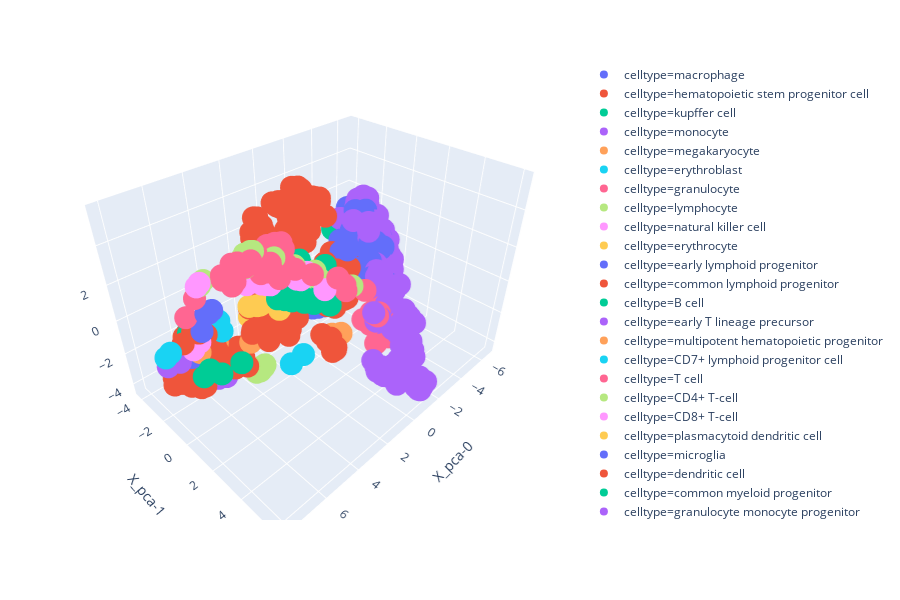

Here is the notebook cell this chart was saved with:
### Code cell
px.scatter_3d(
    plotdf,
    x="X_pca-0",
    y="X_pca-1",
    z="X_pca-2",
    color="celltype"
)

### Figure 1 — Plotly figure (JSON) as saved in the notebook; plotly's stock layout.template omitted (floating-point values rounded to 4 significant figures; data arrays with more than 128 entries replaced by an {"elided": "..."} marker saying what was removed)
{"data": [{"hoverlabel": {"namelength": 0}, "hovertemplate": "celltype=macrophage<br>X_pca-0=%{x}<br>X_pca-1=%{y}<br>X_pca-2=%{z}", "legendgroup": "celltype=macrophage", "marker": {"color": "#636efa", "symbol": "circle"}, "mode": "markers", "name": "celltype=macrophage", "scene": "scene", "showlegend": true, "type": "scatter3d", "x": [-3.988, -3.971, -2.778, -3.569, -4.907, -3.58, -4.239, -2.468, -2.904, -3.736, -2.887, -3.503, -3.716, -3.73, -3.473, -3.769, -4.522, -5.632, -4.78, -6.079, -4.696, -4.83, -5.026, -4.276, -3.72, -3.592, -5.885, -0.1496, -4.711, -2.95, -4.878, -5.798, -5.308, -3.396, -4.308, -4.673, -4.596, -4.336, -4.165, -4.475, -4.102, -4.762, -4.524, -4.658, -3.961, -3.276, -3.142, -3.455, -3.518, -3.854, -3.883, -3.98, -4.068], "y": [1.213, 0.2772, 1.562, 0.2481, -0.4049, -0.2578, -0.6023, -0.4211, 0.07244, -0.03747, -0.5451, -0.4195, 0.468, -1.523, -0.641, -0.5935, -2.02, -3.373, -1.616, -2.424, -1.347, -0.2201, -1.455, 0.1423, -2.116, -1.09, -0.9422, -1.854, -0.175, -1.314, -0.2621, -0.9161, -2.197, -1.276, -2.157, -1.546, -1.579, -0.1508, -0.1113, -0.5938, -0.04885, 0.1116, 0.1548, -0.3205, 0.1533, 0.3654, 0.7773, 0.365, 0.4318, 0.2985, -0.001933, 0.6242, 0.268], "z": [-1.167, -0.9027, -1.268, 0.02402, 0.02166, -0.1039, -0.2062, 0.8824, -0.2084, -0.6307, -0.2751, -0.5738, -0.8639, -0.01728, -0.1313, -0.3912, 0.5891, 1.144, -0.3323, 0.26, -0.5014, -0.1782, -0.02738, 0.3444, 0.2586, -0.8851, -0.02521, 0.5763, -0.4685, 0.1928, -0.611, 0.09849, 0.07509, -0.7321, -0.3018, -0.9192, -0.9393, -0.0255, 0.03553, 0.4046, 0.2098, 0.3241, 0.345, 0.4984, -0.3274, -0.6408, -0.5827, -0.6448, -0.5641, -0.4489, -0.5771, -0.6958, -1.122]}, {"hoverlabel": {"namelength": 0}, "hovertemplate": "celltype=hematopoietic stem progenitor cell<br>X_pca-0=%{x}<br>X_pca-1=%{y}<br>X_pca-2=%{z}", "legendgroup": "celltype=hematopoietic stem progenitor cell", "marker": {"color": "#EF553B", "symbol": "circle"}, "mode": "markers", "name": "celltype=hematopoietic stem progenitor cell", "scene": "scene", "showlegend": true, "type": "scatter3d", "x": [4.899, 5.173, 5.919, 6.271, 7.198, 6.493, 6.57, 6.601, 6.304, 5.497, 6.403, 5.063, 5.254, 5.099, 5.223, 4.769, 4.915, 5.042, 5.034, 5.236, 5.382, 5.106, 6.389, 6.42, 6.307, 6.552, 5.356, 5.544, 3.824, 5.057, 5.273, 5.944, 6.767, 6.913, 5.901, 6.386, 6.353, 5.98, 5.972, 5.415, 5.391, 5.981, 6.115, 5.668, 6.257, 6.022, 7.059, 5.821, 6.763, 6.847, 5.111, 6.247, 5.681, 5.812, 6.663, 6.232, 6.82, 4.911, 6.915, 6.121, 6.572, 6.189, 6.825, 6.612, 6.74, 6.754, 6.812, 6.873, 6.701, 6.646, 3.545, -2.213, -2.126, -2.024, -2.184, -2.726, -3.028, 3.635, 3.51], "y": [-2.35, -1.675, -1.925, -3.249, -2.739, -2.421, -1.83, -2.7, -2.566, -2.688, -2.531, -3.375, -3.74, -3.757, -3.694, -2.659, -2.947, -3.044, -3.138, -2.935, -3.035, -3.049, -3.219, -3.218, -3.367, -2.974, -2.363, -2.845, -4.245, -3.417, -3.646, -3.185, -3.368, -3.278, -3.16, -3.141, -3.126, -3.172, -3.166, -2.694, -2.698, -3.13, -3.021, -3.138, -2.697, -3.054, -3.19, -2.675, -3.137, -3.293, -2.253, -2.921, -2.263, -2.386, -3.292, -3.049, -3.153, -0.843, -3.22, -2.658, -3.288, -2.682, -3.135, -3.254, -3.116, -3.253, -3.344, -3.516, -3.244, -3.114, -2.136, -1.079, -0.8688, -1.613, -1.767, -1.831, -2.045, -2.336, -2.16], "z": [-2.619, -2.475, -2.667, -2.619, -3.201, -1.682, -2.537, -3.943, -3.359, -3.499, -4.014, -2.742, -2.47, -2.581, -2.829, -2.652, -2.81, -2.215, -2.8, -3.773, -3.582, -3.446, -3.644, -3.556, -3.559, -2.905, -1.376, -2.236, -2.095, -2.959, -2.705, -3.693, -3.885, -4.051, -3.307, -3.845, -3.841, -3.875, -3.893, -4.059, -4.009, -3.357, -3.201, -2.867, -3.231, -3.416, -4.134, -3.56, -3.994, -4.125, -3.211, -3.296, -2.952, -3.359, -3.706, -3.556, -4.136, -2.839, -4.328, -3.669, -4.043, -3.796, -4.108, -3.99, -3.854, -4.13, -4.05, -4.008, -4.191, -4.027, -3.322, -0.5343, -0.4042, -0.2316, -0.4778, 0.003844, -0.5662, -3.212, -3.152]}, {"hoverlabel": {"namelength": 0}, "hovertemplate": "celltype=kupffer cell<br>X_pca-0=%{x}<br>X_pca-1=%{y}<br>X_pca-2=%{z}", "legendgroup": "celltype=kupffer cell", "marker": {"color": "#00cc96", "symbol": "circle"}, "mode": "markers", "name": "celltype=kupffer cell", "scene": "scene", "showlegend": true, "type": "scatter3d", "x": [-4.672, -4.666, -4.175], "y": [-2.742, -2.701, -3.132], "z": [0.3423, 0.373, 0.3944]}, {"hoverlabel": {"namelength": 0}, "hovertemplate": "celltype=monocyte<br>X_pca-0=%{x}<br>X_pca-1=%{y}<br>X_pca-2=%{z}", "legendgroup": "celltype=monocyte", "marker": {"color": "#ab63fa", "symbol": "circle"}, "mode": "markers", "name": "celltype=monocyte", "scene": "scene", "showlegend": true, "type": "scatter3d", "x": {"elided": "295 float values"}, "y": {"elided": "295 float values"}, "z": {"elided": "295 float values"}}, {"hoverlabel": {"namelength": 0}, "hovertemplate": "celltype=megakaryocyte<br>X_pca-0=%{x}<br>X_pca-1=%{y}<br>X_pca-2=%{z}", "legendgroup": "celltype=megakaryocyte", "marker": {"color": "#FFA15A", "symbol": "circle"}, "mode": "markers", "name": "celltype=megakaryocyte", "scene": "scene", "showlegend": true, "type": "scatter3d", "x": [4.524, 5.044, 4.708, 4.6], "y": [-2.778, -2.871, -2.807, -2.704], "z": [-2.338, -2.374, -2.28, -2.539]}, {"hoverlabel": {"namelength": 0}, "hovertemplate": "celltype=erythroblast<br>X_pca-0=%{x}<br>X_pca-1=%{y}<br>X_pca-2=%{z}", "legendgroup": "celltype=erythroblast", "marker": {"color": "#19d3f3", "symbol": "circle"}, "mode": "markers", "name": "celltype=erythroblast", "scene": "scene", "showlegend": true, "type": "scatter3d", "x": [4.644, 4.289, 4.243, 4.44], "y": [-2.716, -2.795, -2.944, -2.377], "z": [-1.297, -1.387, -1.46, -1.684]}, {"hoverlabel": {"namelength": 0}, "hovertemplate": "celltype=granulocyte<br>X_pca-0=%{x}<br>X_pca-1=%{y}<br>X_pca-2=%{z}", "legendgroup": "celltype=granulocyte", "marker": {"color": "#FF6692", "symbol": "circle"}, "mode": "markers", "name": "celltype=granulocyte", "scene": "scene", "showlegend": true, "type": "scatter3d", "x": [-1.06, -0.8319, -1.025, -0.5419, -1.086, -0.635, -0.4637, -1.711, -2.022, -1.377], "y": [3.137, 3.227, 3.226, 3.358, 2.964, 3.183, 3.229, 3.232, 2.991, 2.721], "z": [-0.1957, -0.373, -0.3252, -0.3241, -0.3987, -0.5613, -0.2371, -2.384, -2.663, -2.919]}, {"hoverlabel": {"namelength": 0}, "hovertemplate": "celltype=lymphocyte<br>X_pca-0=%{x}<br>X_pca-1=%{y}<br>X_pca-2=%{z}", "legendgroup": "celltype=lymphocyte", "marker": {"color": "#B6E880", "symbol": "circle"}, "mode": "markers", "name": "celltype=lymphocyte", "scene": "scene", "showlegend": true, "type": "scatter3d", "x": [5.736, 2.246, 4.652, 3.664, 3.246, 6.006, 3.622, 5.717, 4.033, 5.749, 6.007, 3.58, 4.697, 5.808, 4.286, 5.812, 3.085, 5.556, 5.139, 5.5, 4.108], "y": [2.331, 4.13, 1.337, 1.823, 3.246, 2.095, 3.428, 2.223, 1.823, 2.439, 2.237, 2.126, 1.257, 2.008, 3.0, 2.39, 2.356, 2.494, 2.87, 2.432, 2.059], "z": [5.415, 3.158, 3.562, 2.603, 3.593, 5.201, 4.184, 5.222, 2.718, 5.549, 4.874, 2.621, 3.112, 5.274, 4.534, 5.555, 2.127, 5.001, 5.199, 5.091, 2.992]}, {"hoverlabel": {"namelength": 0}, "hovertemplate": "celltype=natural killer cell<br>X_pca-0=%{x}<br>X_pca-1=%{y}<br>X_pca-2=%{z}", "legendgroup": "celltype=natural killer cell", "marker": {"color": "#FF97FF", "symbol": "circle"}, "mode": "markers", "name": "celltype=natural killer cell", "scene": "scene", "showlegend": true, "type": "scatter3d", "x": [3.875, 3.795, 3.906, 4.365, 4.088, 3.277, 4.523, 5.498, 5.568, 5.651, 5.542, 5.292, 5.617, 5.437, 5.369], "y": [3.218, 2.349, 2.928, 2.91, 2.898, 3.628, 3.061, 3.021, 2.596, 2.561, 2.84, 1.558, 1.54, 1.465, 1.676], "z": [4.146, 3.1, 3.675, 4.352, 3.777, 3.239, 4.418, 4.259, 4.122, 4.305, 4.201, 3.682, 3.792, 3.475, 3.792]}, {"hoverlabel": {"namelength": 0}, "hovertemplate": "celltype=erythrocyte<br>X_pca-0=%{x}<br>X_pca-1=%{y}<br>X_pca-2=%{z}", "legendgroup": "celltype=erythrocyte", "marker": {"color": "#FECB52", "symbol": "circle"}, "mode": "markers", "name": "celltype=erythrocyte", "scene": "scene", "showlegend": true, "type": "scatter3d", "x": [3.099, 2.083, 2.836], "y": [-1.832, -1.539, -2.112], "z": [-1.232, -1.596, -0.9674]}, {"hoverlabel": {"namelength": 0}, "hovertemplate": "celltype=early lymphoid progenitor<br>X_pca-0=%{x}<br>X_pca-1=%{y}<br>X_pca-2=%{z}", "legendgroup": "celltype=early lymphoid progenitor", "marker": {"color": "#636efa", "symbol": "circle"}, "mode": "markers", "name": "celltype=early lymphoid progenitor", "scene": "scene", "showlegend": true, "type": "scatter3d", "x": [6.335, 6.472], "y": [-2.857, -2.014], "z": [-2.809, -1.903]}, {"hoverlabel": {"namelength": 0}, "hovertemplate": "celltype=common lymphoid progenitor<br>X_pca-0=%{x}<br>X_pca-1=%{y}<br>X_pca-2=%{z}", "legendgroup": "celltype=common lymphoid progenitor", "marker": {"color": "#EF553B", "symbol": "circle"}, "mode": "markers", "name": "celltype=common lymphoid progenitor", "scene": "scene", "showlegend": true, "type": "scatter3d", "x": [6.789, 7.032, 6.442, 6.825, 6.626], "y": [-1.827, -1.551, -0.8867, -0.8918, -0.7367], "z": [-0.3451, -0.4362, 0.5698, 0.5145, 0.426]}, {"hoverlabel": {"namelength": 0}, "hovertemplate": "celltype=B cell<br>X_pca-0=%{x}<br>X_pca-1=%{y}<br>X_pca-2=%{z}", "legendgroup": "celltype=B cell", "marker": {"color": "#00cc96", "symbol": "circle"}, "mode": "markers", "name": "celltype=B cell", "scene": "scene", "showlegend": true, "type": "scatter3d", "x": [6.581, 6.602, 5.351, 2.872, 4.126, 6.509, 4.383, 2.592, 4.369, 4.552, 3.796, 5.794, 4.084, 3.037, 3.954, 3.633, 4.377, 4.339, 3.861, 6.56, 3.546, 2.814, 3.339, 3.067, 3.977, 2.948, 5.088, 5.248, 5.252, 2.866, 3.303, 3.373, 2.789], "y": [-1.851, -1.705, 0.3915, 3.19, 2.6, -0.4843, 2.033, 3.263, 2.5, 2.226, 2.932, -0.7142, 2.538, 3.17, 2.53, 3.366, 2.491, 2.312, 3.05, -1.025, 3.208, 3.184, 1.477, 1.995, 1.467, 1.814, 1.052, 1.319, 1.44, 3.008, 2.844, 2.476, 3.153], "z": [-0.2441, -0.1827, -1.402, 2.244, 2.596, -1.655, 2.73, 1.926, 2.73, 2.725, 2.747, -2.545, 2.878, 2.377, 2.649, 2.61, 2.728, 2.76, 2.619, -2.421, 2.675, 2.26, 3.664, 3.644, 3.99, 3.663, 3.89, 3.372, 3.681, 3.144, 3.732, 3.502, 3.935]}, {"hoverlabel": {"namelength": 0}, "hovertemplate": "celltype=early T lineage precursor<br>X_pca-0=%{x}<br>X_pca-1=%{y}<br>X_pca-2=%{z}", "legendgroup": "celltype=early T lineage precursor", "marker": {"color": "#ab63fa", "symbol": "circle"}, "mode": "markers", "name": "celltype=early T lineage precursor", "scene": "scene", "showlegend": true, "type": "scatter3d", "x": [7.947, 7.428], "y": [-1.539, -1.364], "z": [-1.209, -1.165]}, {"hoverlabel": {"namelength": 0}, "hovertemplate": "celltype=multipotent hematopoietic progenitor<br>X_pca-0=%{x}<br>X_pca-1=%{y}<br>X_pca-2=%{z}", "legendgroup": "celltype=multipotent hematopoietic progenitor", "marker": {"color": "#FFA15A", "symbol": "circle"}, "mode": "markers", "name": "celltype=multipotent hematopoietic progenitor", "scene": "scene", "showlegend": true, "type": "scatter3d", "x": [4.439, 6.386], "y": [-0.04421, -1.352], "z": [-0.9935, -1.222]}, {"hoverlabel": {"namelength": 0}, "hovertemplate": "celltype=CD7+ lymphoid progenitor cell<br>X_pca-0=%{x}<br>X_pca-1=%{y}<br>X_pca-2=%{z}", "legendgroup": "celltype=CD7+ lymphoid progenitor cell", "marker": {"color": "#19d3f3", "symbol": "circle"}, "mode": "markers", "name": "celltype=CD7+ lymphoid progenitor cell", "scene": "scene", "showlegend": true, "type": "scatter3d", "x": [7.766, 8.074], "y": [-1.431, -1.299], "z": [-0.4488, -0.4505]}, {"hoverlabel": {"namelength": 0}, "hovertemplate": "celltype=T cell<br>X_pca-0=%{x}<br>X_pca-1=%{y}<br>X_pca-2=%{z}", "legendgroup": "celltype=T cell", "marker": {"color": "#FF6692", "symbol": "circle"}, "mode": "markers", "name": "celltype=T cell", "scene": "scene", "showlegend": true, "type": "scatter3d", "x": [6.77, 7.208, 6.029, 5.996, 6.669, 6.935, 6.667, 5.782, 6.185, 6.002, 6.422, 6.535, 6.69, 7.044, 6.79, 6.341, 6.641, 6.793, 5.879, 6.24, 2.625, 3.023, 2.497, 2.685, 1.585, 4.542, 5.128, 4.518, 4.602, 4.698, 5.302, 5.651, 5.182, 5.518, 5.688, 4.9, 4.649, 5.461, 3.942, 5.093, 5.241, 5.396, 5.451, 5.295, 5.611, 6.056, 5.864, 4.759, 5.591], "y": [-0.3571, -0.5395, 2.554, 2.608, 2.495, 2.084, 2.375, 2.677, 2.636, 2.617, 2.388, 2.313, 2.506, 2.271, 2.457, 2.389, 2.465, 2.319, 2.505, 2.245, 3.917, 4.075, 3.98, 4.209, 4.267, 2.6, 2.497, 2.689, 2.414, 2.414, 2.805, 2.841, 3.167, 2.561, 2.861, 3.241, 3.453, 3.087, 3.624, 3.226, 2.636, 2.859, 3.029, 2.824, 2.647, 2.345, 2.19, 3.012, 2.42], "z": [2.552, 1.705, 5.192, 5.337, 4.714, 4.899, 5.397, 5.181, 5.257, 5.213, 5.344, 5.234, 4.95, 4.85, 4.563, 5.193, 5.044, 4.779, 5.225, 5.137, 3.323, 3.883, 3.247, 3.183, 2.678, 5.472, 5.558, 5.231, 5.359, 5.434, 4.658, 4.978, 4.458, 4.85, 5.033, 4.994, 4.748, 4.956, 4.266, 4.864, 4.664, 4.698, 5.182, 4.686, 4.63, 4.98, 4.908, 4.696, 5.395]}, {"hoverlabel": {"namelength": 0}, "hovertemplate": "celltype=CD4+ T-cell<br>X_pca-0=%{x}<br>X_pca-1=%{y}<br>X_pca-2=%{z}", "legendgroup": "celltype=CD4+ T-cell", "marker": {"color": "#B6E880", "symbol": "circle"}, "mode": "markers", "name": "celltype=CD4+ T-cell", "scene": "scene", "showlegend": true, "type": "scatter3d", "x": [6.652, 6.878], "y": [0.3046, 0.3706], "z": [3.698, 3.596]}, {"hoverlabel": {"namelength": 0}, "hovertemplate": "celltype=CD8+ T-cell<br>X_pca-0=%{x}<br>X_pca-1=%{y}<br>X_pca-2=%{z}", "legendgroup": "celltype=CD8+ T-cell", "marker": {"color": "#FF97FF", "symbol": "circle"}, "mode": "markers", "name": "celltype=CD8+ T-cell", "scene": "scene", "showlegend": true, "type": "scatter3d", "x": [7.013, 7.238], "y": [0.6082, 0.7518], "z": [3.895, 3.906]}, {"hoverlabel": {"namelength": 0}, "hovertemplate": "celltype=plasmacytoid dendritic cell<br>X_pca-0=%{x}<br>X_pca-1=%{y}<br>X_pca-2=%{z}", "legendgroup": "celltype=plasmacytoid dendritic cell", "marker": {"color": "#FECB52", "symbol": "circle"}, "mode": "markers", "name": "celltype=plasmacytoid dendritic cell", "scene": "scene", "showlegend": true, "type": "scatter3d", "x": [3.897, 4.432, 3.346, 4.089], "y": [0.1699, 0.07163, 0.8358, 0.2035], "z": [0.9806, 1.139, 0.8015, 1.062]}, {"hoverlabel": {"namelength": 0}, "hovertemplate": "celltype=microglia<br>X_pca-0=%{x}<br>X_pca-1=%{y}<br>X_pca-2=%{z}", "legendgroup": "celltype=microglia", "marker": {"color": "#636efa", "symbol": "circle"}, "mode": "markers", "name": "celltype=microglia", "scene": "scene", "showlegend": true, "type": "scatter3d", "x": [0.45, 0.3793, 0.09847, 0.4818, 0.4305, 0.4169, 0.1517, 0.5313, 0.372, 0.4942, -5.053, -4.809, -4.995, -4.869, -5.307, -5.31, -5.197, -5.301, -5.175, -5.658, -5.361, -5.155, -5.245, -5.065, -5.038], "y": [0.3375, 0.1883, 0.3931, 0.2103, -0.05264, 0.1307, 0.2132, 0.2055, 0.01335, 0.2711, -0.9017, -1.098, -2.203, -0.5725, -1.897, -1.282, -1.049, -1.267, -1.644, -1.998, -1.671, -1.301, -1.358, -1.025, -0.382], "z": [-0.8959, -0.9063, -0.9673, -0.736, -1.159, -0.6248, -0.6991, -0.7549, -0.9121, -0.8109, -0.1453, -0.2192, 1.599, -0.01329, 1.462, 0.1286, 0.0933, -0.1153, -0.08094, 1.461, 0.135, 0.06504, 0.242, 0.1329, -0.1021]}, {"hoverlabel": {"namelength": 0}, "hovertemplate": "celltype=dendritic cell<br>X_pca-0=%{x}<br>X_pca-1=%{y}<br>X_pca-2=%{z}", "legendgroup": "celltype=dendritic cell", "marker": {"color": "#EF553B", "symbol": "circle"}, "mode": "markers", "name": "celltype=dendritic cell", "scene": "scene", "showlegend": true, "type": "scatter3d", "x": {"elided": "162 float values"}, "y": {"elided": "162 float values"}, "z": {"elided": "162 float values"}}, {"hoverlabel": {"namelength": 0}, "hovertemplate": "celltype=common myeloid progenitor<br>X_pca-0=%{x}<br>X_pca-1=%{y}<br>X_pca-2=%{z}", "legendgroup": "celltype=common myeloid progenitor", "marker": {"color": "#00cc96", "symbol": "circle"}, "mode": "markers", "name": "celltype=common myeloid progenitor", "scene": "scene", "showlegend": true, "type": "scatter3d", "x": [6.38, 6.322, 6.135, 4.866, 5.979, 5.743], "y": [-2.781, -2.764, -2.557, -4.156, -3.541, -3.47], "z": [-4.192, -4.371, -4.139, -3.16, -3.857, -3.706]}, {"hoverlabel": {"namelength": 0}, "hovertemplate": "celltype=granulocyte monocyte progenitor<br>X_pca-0=%{x}<br>X_pca-1=%{y}<br>X_pca-2=%{z}", "legendgroup": "celltype=granulocyte monocyte progenitor", "marker": {"color": "#ab63fa", "symbol": "circle"}, "mode": "markers", "name": "celltype=granulocyte monocyte progenitor", "scene": "scene", "showlegend": true, "type": "scatter3d", "x": [5.154, 5.383, 6.085, 5.04, 5.327, 4.731, 5.716, 5.158], "y": [-1.909, -2.018, -2.065, -1.552, -1.845, -3.48, -3.181, -3.058], "z": [-3.578, -3.793, -3.743, -3.812, -3.937, -3.557, -3.82, -3.781]}, {"hoverlabel": {"namelength": 0}, "hovertemplate": "celltype=metamyelocyte<br>X_pca-0=%{x}<br>X_pca-1=%{y}<br>X_pca-2=%{z}", "legendgroup": "celltype=metamyelocyte", "marker": {"color": "#FFA15A", "symbol": "circle"}, "mode": "markers", "name": "celltype=metamyelocyte", "scene": "scene", "showlegend": true, "type": "scatter3d", "x": [1.036, 0.7234, 1.143], "y": [1.907, 2.203, 2.02], "z": [-1.368, -1.324, -1.603]}, {"hoverlabel": {"namelength": 0}, "hovertemplate": "celltype=myelocyte<br>X_pca-0=%{x}<br>X_pca-1=%{y}<br>X_pca-2=%{z}", "legendgroup": "celltype=myelocyte", "marker": {"color": "#19d3f3", "symbol": "circle"}, "mode": "markers", "name": "celltype=myelocyte", "scene": "scene", "showlegend": true, "type": "scatter3d", "x": [2.061, 2.383], "y": [0.9468, 0.3785], "z": [-2.637, -3.416]}, {"hoverlabel": {"namelength": 0}, "hovertemplate": "celltype=neutrophil<br>X_pca-0=%{x}<br>X_pca-1=%{y}<br>X_pca-2=%{z}", "legendgroup": "celltype=neutrophil", "marker": {"color": "#FF6692", "symbol": "circle"}, "mode": "markers", "name": "celltype=neutrophil", "scene": "scene", "showlegend": true, "type": "scatter3d", "x": [-0.1945, -0.486, -0.5024, -0.4491], "y": [2.765, 2.988, 2.983, 2.951], "z": [-0.6785, -1.016, -0.2949, -0.6601]}, {"hoverlabel": {"namelength": 0}, "hovertemplate": "celltype=promyelocyte<br>X_pca-0=%{x}<br>X_pca-1=%{y}<br>X_pca-2=%{z}", "legendgroup": "celltype=promyelocyte", "marker": {"color": "#B6E880", "symbol": "circle"}, "mode": "markers", "name": "celltype=promyelocyte", "scene": "scene", "showlegend": true, "type": "scatter3d", "x": [3.523, 3.451, 3.718, 3.511, 3.581, 3.554], "y": [-0.3156, -0.6301, -0.8078, -0.7076, -0.653, -0.4085], "z": [-3.192, -3.595, -3.905, -3.627, -3.799, -3.409]}, {"hoverlabel": {"namelength": 0}, "hovertemplate": "celltype=hematopoietic multipotent progenitor<br>X_pca-0=%{x}<br>X_pca-1=%{y}<br>X_pca-2=%{z}", "legendgroup": "celltype=hematopoietic multipotent progenitor", "marker": {"color": "#FF97FF", "symbol": "circle"}, "mode": "markers", "name": "celltype=hematopoietic multipotent progenitor", "scene": "scene", "showlegend": true, "type": "scatter3d", "x": [4.734, 5.516, 5.882, 6.783, 6.402, 6.592, 6.696], "y": [-4.064, -3.631, -3.499, -1.155, -1.187, -1.694, -1.421], "z": [-2.962, -3.433, -3.463, -0.6963, -0.4998, -1.024, -0.8548]}, {"hoverlabel": {"namelength": 0}, "hovertemplate": "celltype=peripheral blood mononuclear cell<br>X_pca-0=%{x}<br>X_pca-1=%{y}<br>X_pca-2=%{z}", "legendgroup": "celltype=peripheral blood mononuclear cell", "marker": {"color": "#FECB52", "symbol": "circle"}, "mode": "markers", "name": "celltype=peripheral blood mononuclear cell", "scene": "scene", "showlegend": true, "type": "scatter3d", "x": [-3.556, -4.432, -3.926, -4.12, -4.529, -3.952, -4.536, -4.54, -4.428, -4.387, -4.749, -4.351, -4.618, -4.691, -4.379, -4.367], "y": [0.7182, 0.3578, 0.4936, 0.5153, -0.02082, 0.183, 0.2309, 0.2051, -1.859, -1.628, -1.95, -1.832, -1.554, -1.811, -1.686, -1.918], "z": [-0.5459, -0.4735, -0.8656, -0.7373, -0.3164, -0.02356, -0.3938, -0.5274, -0.4757, -0.6134, -0.2179, -0.2589, -0.2507, -0.4991, -0.6237, -0.5374]}, {"hoverlabel": {"namelength": 0}, "hovertemplate": "celltype=natural killer progenitor<br>X_pca-0=%{x}<br>X_pca-1=%{y}<br>X_pca-2=%{z}", "legendgroup": "celltype=natural killer progenitor", "marker": {"color": "#636efa", "symbol": "circle"}, "mode": "markers", "name": "celltype=natural killer progenitor", "scene": "scene", "showlegend": true, "type": "scatter3d", "x": [6.651, 6.303, 6.167, 6.557], "y": [-0.3961, -0.233, -0.1843, -0.01547], "z": [0.7329, 1.61, 1.714, 1.832]}, {"hoverlabel": {"namelength": 0}, "hovertemplate": "celltype=haematopoietic stem progenitor cell<br>X_pca-0=%{x}<br>X_pca-1=%{y}<br>X_pca-2=%{z}", "legendgroup": "celltype=haematopoietic stem progenitor cell", "marker": {"color": "#EF553B", "symbol": "circle"}, "mode": "markers", "name": "celltype=haematopoietic stem progenitor cell", "scene": "scene", "showlegend": true, "type": "scatter3d", "x": [4.832, 4.552, 4.438, 6.455, 6.847, 6.302, 6.304, 6.291, 6.069, 6.401, 6.464, 6.292, 6.0, 5.667, 6.036, 6.264, 6.196, 6.061, 6.383, 5.865], "y": [-0.5692, -0.5828, -0.5021, -1.636, -1.838, -1.498, -2.808, -2.51, -2.618, -2.93, -3.074, -3.064, -2.149, -2.356, -3.675, -3.825, -3.755, -3.174, -3.341, -3.169], "z": [-2.548, -2.2, -2.799, -3.646, -3.412, -3.541, -3.099, -3.046, -2.61, -2.743, -2.931, -2.563, -1.856, -2.355, -3.412, -3.633, -3.504, -3.519, -3.712, -3.527]}], "layout": {"height": 600, "legend": {"tracegroupgap": 0}, "margin": {"t": 60}, "scene": {"domain": {"x": [0, 0.98], "y": [0, 1]}, "xaxis": {"title": {"text": "X_pca-0"}}, "yaxis": {"title": {"text": "X_pca-1"}}, "zaxis": {"title": {"text": "X_pca-2"}}}}}
